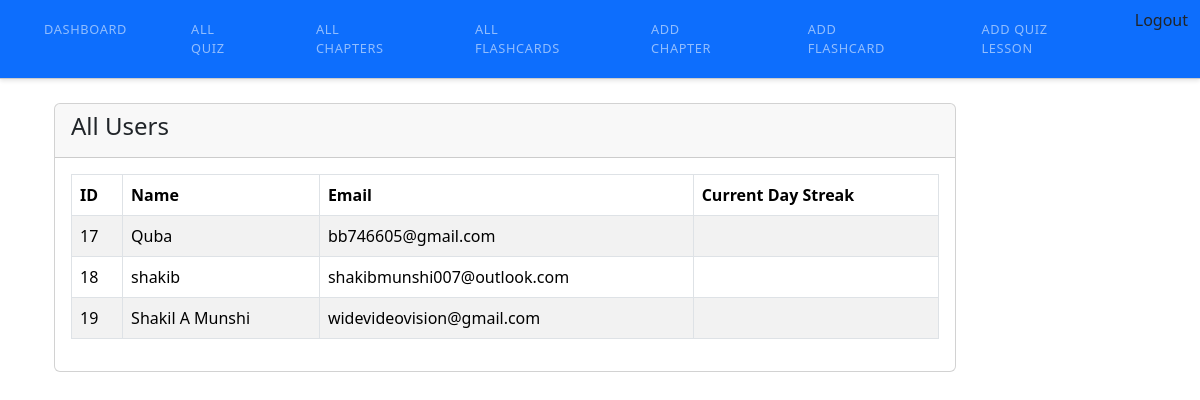
The app's page /admin/admin_dash.php (signed in) with its own data.
### tables this page shows
CREATE TABLE `user` (
  `id` int(11) NOT NULL,
  `name` varchar(255) NOT NULL,
  `email` varchar(255) NOT NULL,
  `password` varchar(255) NOT NULL,
  `image` varchar(191) NOT NULL
);

### admin/admin_dash.php (the view, shortened to what this page needs)
<?php
include("include/header.php");
include("../config/db.php");
include("include/sidebar.php");
?>
<body>
    <div class="container mt-4">
        <div class="row">
            <div class="col-md-9 col-lg-10 px-md-4">
                <div class="col-md-12">
                    <div class="card">
                        <div class="card-header">
                            <h4>All Users</h4>
                        </div>
                        <div class="card-body">
                            <table class="table table-bordered table-striped">
                                <thead>
                                    <tr>
                                        <th>ID</th>
                                        <th>Name</th>
                                        <th>Email</th>
                                        <th>Current Day Streak</th>
                                    </tr>
                                </thead>
                                <tbody id="user_table">
                                    <?php
                                    $userStreakQuery = "SELECT u.id, u.name, u.email, s.total_days
                                                        FROM user u
                                                        LEFT JOIN user_streak s ON u.id = s.user_id AND s.last_completed_date = CURDATE()";
                                    $userStreakResult = mysqli_query($con, $userStreakQuery);
                                    if ($userStreakResult) {
                                        while ($user = mysqli_fetch_assoc($userStreakResult)) {
                                            echo "<tr>";
                                            echo "<td>{$user['id']}</td>";
                                            echo "<td>{$user['name']}</td>";
                                            echo "<td>{$user['email']}</td>";
                                            echo "<td>{$user['total_days']}</td>";
                                            echo "</tr>";
                                        }
                                    } else {
                                        echo "<tr><td colspan='4'>Error fetching user data and streak.</td></tr>";
                                    }
                                    ?>
                                </tbody>
                            </table>
                        </div>
                    </div>
                </div>
            </div>
        </div>
    </div>
</body>
</html>

### records on screen
user: id "17", name "Quba", email "bb746605@gmail.com"
user: id "18", name "shakib", email "shakibmunshi007@outlook.com"
user: id "19", name "Shakil A Munshi", email "widevideovision@gmail.com"
